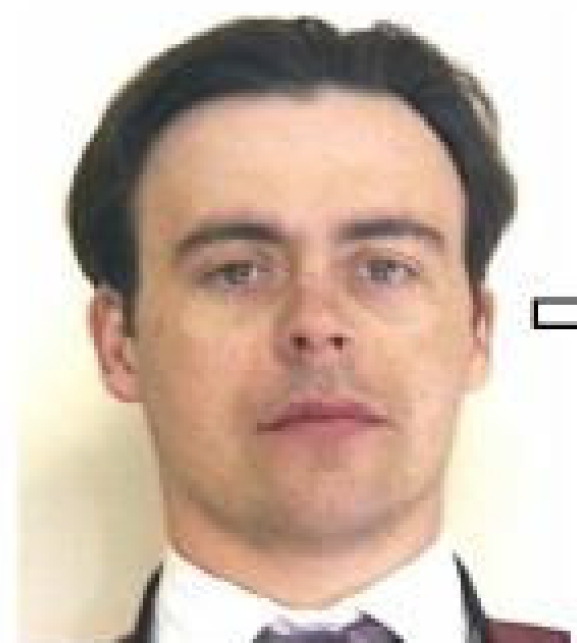
%> input picture img.png, 577 x 643 px
$ octave --eval "result = faceAlignment(imread('img.png'));"   (GNU Octave 9; MATLAB toolbox functions it lacks are replaced by stand-ins)
%> lines starting %> are read from the running program, lines starting %| are printed output that depends on the picture
function [angle, dx, dy, leftEye, rightEye, mouth] = faceAlignment(BW)
s = regionprops(BW,'centroid');
%> s = 255 regions; first 5, Centroid: [537 313.3 2.8], [538.5 312.2 1.2], [540.3 320.3 2.1], [0 0 0], [563.4 327.4 2]
centroids = cat(1,s.Centroid);
%> centroids = 255 rows, first 12: [537 313.3 2.83; 538.5 312.2 1.25; 540.3 320.3 2.11; 0 0 0; 563.4 327.4 2.03; 536.7 313.6 2.14; 545.7 321 1.33; 538 314.6 1.95; 541 322.3 2.67; 536.8 311.6 1.15; 540.4 320.8 1.96; 541.8 327 2.14]

[m,n] = size(centroids);
%> m = 255; n = 3
angle = 0;

%Find angle between eyes
if(m > 1 && n > 1)
    eyeDist = centroids(m,1) - centroids(1,1);
%> eyeDist = -259.3
    eyeLevel = centroids(m,2) - centroids(1,2);
%> eyeLevel = -21.29
    angle = rad2deg(atan(eyeLevel/eyeDist));
%> angle = 4.69
end

BW = imrotate(BW, angle);
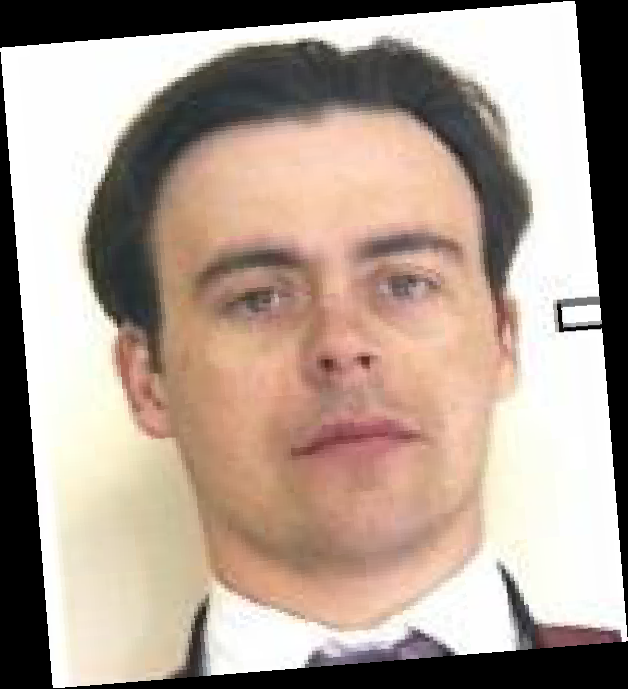
%> BW: size 689x628x3 uint8; mean R, G, B 175.8, 158.7, 146.7
[col,row, ~] = size(BW);
%> col = 689; row = 628
s = regionprops(BW,'centroid');
%> s = 255 regions; first 5, Centroid: [561 316.3 2.8], [562.2 315 1.2], [564.8 322.9 2.1], [0 0 0], [588.5 327.9 2]
centroids = cat(1,s.Centroid);
%> centroids = 255 rows, first 12: [561 316.3 2.83; 562.2 315 1.25; 564.8 322.9 2.11; 0 0 0; 588.5 327.9 2.03; 560.7 316.6 2.14; 570.1 323.3 1.33; 562.2 317.5 1.95; 565.7 325 2.67; 560.8 314.6 1.15; 564.9 323.4 1.96; 566.8 329.6 2.14]

%Find center of triangle
eyeMouthLevel = centroids(2,2) - centroids(1,2);
%> eyeMouthLevel = -1.33
centerTri = [centroids(1,1)+floor(centroids(3,1)-centroids(1,1))/2, centroids(2,2)-eyeMouthLevel/2];
%> centerTri = [562.5 315.7]

dx = row/2 - centerTri(1,1);
%> dx = -248.5
dy = col/2 - centerTri(1,2);
%> dy = 28.83
leftEye = centroids(1,:);
%> leftEye = [561 316.3 2.83]
mouth = centroids(2,:);
%> mouth = [562.2 315 1.25]
rightEye = centroids(3,:);
%> rightEye = [564.8 322.9 2.11]
%> `result = faceAlignment(imread('img.png'));`: result = 4.69
end
